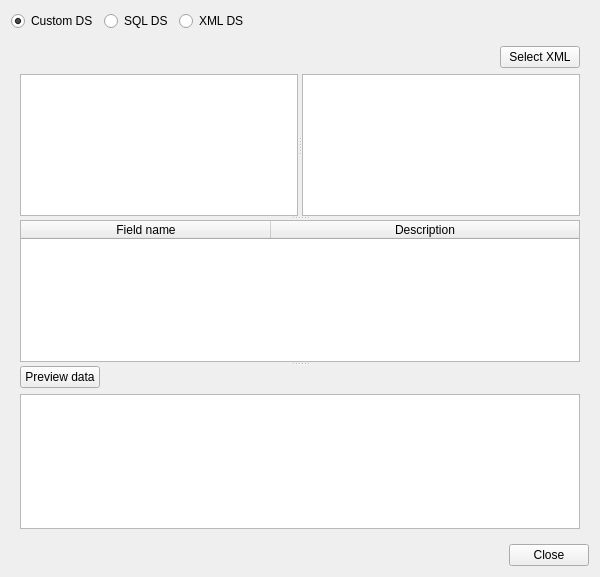
<?xml version="1.0" encoding="UTF-8"?>
<ui version="4.0">
 <class>SqlDesigner</class>
 <widget class="QWidget" name="SqlDesigner">
  <property name="geometry">
   <rect>
    <x>0</x>
    <y>0</y>
    <width>600</width>
    <height>577</height>
   </rect>
  </property>
  <property name="minimumSize">
   <size>
    <width>600</width>
    <height>0</height>
   </size>
  </property>
  <property name="maximumSize">
   <size>
    <width>600</width>
    <height>16777215</height>
   </size>
  </property>
  <property name="windowTitle">
   <string notr="true"/>
  </property>
  <layout class="QGridLayout" name="gridLayout">
   <item row="0" column="0">
    <layout class="QHBoxLayout" name="horizontalLayout_2">
     <item>
      <widget class="QRadioButton" name="rbCustom">
       <property name="text">
        <string>Custom DS</string>
       </property>
       <property name="checked">
        <bool>true</bool>
       </property>
      </widget>
     </item>
     <item>
      <widget class="QRadioButton" name="rbSql">
       <property name="text">
        <string>SQL DS</string>
       </property>
      </widget>
     </item>
     <item>
      <widget class="QRadioButton" name="rbXml">
       <property name="text">
        <string>XML DS</string>
       </property>
      </widget>
     </item>
     <item>
      <spacer name="horizontalSpacer_2">
       <property name="orientation">
        <enum>Qt::Horizontal</enum>
       </property>
       <property name="sizeHint" stdset="0">
        <size>
         <width>40</width>
         <height>20</height>
        </size>
       </property>
      </spacer>
     </item>
    </layout>
   </item>
   <item row="2" column="0">
    <layout class="QHBoxLayout" name="horizontalLayout">
     <item>
      <spacer name="horizontalSpacer">
       <property name="orientation">
        <enum>Qt::Horizontal</enum>
       </property>
       <property name="sizeHint" stdset="0">
        <size>
         <width>40</width>
         <height>20</height>
        </size>
       </property>
      </spacer>
     </item>
     <item>
      <widget class="QPushButton" name="btnClose">
       <property name="text">
        <string>Close</string>
       </property>
      </widget>
     </item>
    </layout>
   </item>
   <item row="1" column="0">
    <widget class="QStackedWidget" name="stackedWidget">
     <property name="currentIndex">
      <number>2</number>
     </property>
     <widget class="QWidget" name="page"/>
     <widget class="QWidget" name="page_2">
      <layout class="QVBoxLayout" name="verticalLayout_2">
       <item>
        <widget class="QGroupBox" name="groupBox">
         <property name="title">
          <string>Connection's parameters</string>
         </property>
         <layout class="QGridLayout" name="gridLayout_2">
          <item row="3" column="2">
           <widget class="QLineEdit" name="edtHost"/>
          </item>
          <item row="0" column="0">
           <widget class="QLabel" name="label_2">
            <property name="text">
             <string>Driver</string>
            </property>
           </widget>
          </item>
          <item row="1" column="2">
           <widget class="QLineEdit" name="edtConnectionCoding">
            <property name="text">
             <string>UTF8</string>
            </property>
           </widget>
          </item>
          <item row="2" column="2">
           <widget class="QLineEdit" name="edtDBName"/>
          </item>
          <item row="3" column="4">
           <widget class="QLineEdit" name="edtPassword"/>
          </item>
          <item row="1" column="3">
           <widget class="QLabel" name="label_9">
            <property name="text">
             <string>Charset coding</string>
            </property>
           </widget>
          </item>
          <item row="2" column="4">
           <widget class="QLineEdit" name="edtUserName"/>
          </item>
          <item row="3" column="3">
           <widget class="QLabel" name="label_6">
            <property name="text">
             <string>Password</string>
            </property>
           </widget>
          </item>
          <item row="0" column="1" colspan="2">
           <widget class="QComboBox" name="cmbType"/>
          </item>
          <item row="0" column="4">
           <widget class="QPushButton" name="btnCheck">
            <property name="text">
             <string>Check</string>
            </property>
           </widget>
          </item>
          <item row="0" column="3">
           <widget class="QLabel" name="label_7">
            <property name="text">
             <string>Connection</string>
            </property>
           </widget>
          </item>
          <item row="2" column="3">
           <widget class="QLabel" name="label_5">
            <property name="text">
             <string>User name</string>
            </property>
           </widget>
          </item>
          <item row="1" column="0">
           <widget class="QLabel" name="label_8">
            <property name="text">
             <string>Connection coding</string>
            </property>
           </widget>
          </item>
          <item row="3" column="0" colspan="2">
           <widget class="QLabel" name="label_4">
            <property name="text">
             <string>Host name</string>
            </property>
           </widget>
          </item>
          <item row="1" column="4">
           <widget class="QLineEdit" name="edtCharsetCoding">
            <property name="text">
             <string>UTF8</string>
            </property>
           </widget>
          </item>
          <item row="2" column="0">
           <widget class="QLabel" name="label_3">
            <property name="text">
             <string>DB name</string>
            </property>
           </widget>
          </item>
          <item row="4" column="0">
           <widget class="QLabel" name="label_11">
            <property name="text">
             <string>Connection name</string>
            </property>
           </widget>
          </item>
          <item row="4" column="3">
           <widget class="QLabel" name="label_10">
            <property name="text">
             <string>Port</string>
            </property>
           </widget>
          </item>
          <item row="4" column="2">
           <widget class="QLineEdit" name="edtConName"/>
          </item>
          <item row="4" column="4">
           <widget class="QLineEdit" name="edtPort"/>
          </item>
         </layout>
        </widget>
       </item>
       <item>
        <layout class="QHBoxLayout" name="horizontalLayout_3">
         <item>
          <widget class="QTreeWidget" name="tablesTree">
           <property name="maximumSize">
            <size>
             <width>110</width>
             <height>16777215</height>
            </size>
           </property>
           <property name="dragEnabled">
            <bool>true</bool>
           </property>
           <property name="dragDropMode">
            <enum>QAbstractItemView::DragOnly</enum>
           </property>
           <property name="rootIsDecorated">
            <bool>false</bool>
           </property>
           <attribute name="headerVisible">
            <bool>false</bool>
           </attribute>
           <column>
            <property name="text">
             <string notr="true">1</string>
            </property>
           </column>
          </widget>
         </item>
         <item>
          <layout class="QVBoxLayout" name="verticalLayout">
           <property name="spacing">
            <number>0</number>
           </property>
           <item>
            <widget class="QToolBar" name="widget">
             <property name="iconSize">
              <size>
               <width>16</width>
               <height>16</height>
              </size>
             </property>
             <property name="floatable">
              <bool>true</bool>
             </property>
             <addaction name="actClearDiagram"/>
             <addaction name="separator"/>
             <addaction name="actUndo"/>
             <addaction name="actRedo"/>
             <addaction name="actDelete"/>
             <addaction name="separator"/>
             <addaction name="actSelect"/>
             <addaction name="actAddRelationship"/>
            </widget>
           </item>
           <item>
            <widget class="QGraphicsView" name="graphicsView"/>
           </item>
          </layout>
         </item>
        </layout>
       </item>
       <item>
        <widget class="QLabel" name="label">
         <property name="text">
          <string>SQL query</string>
         </property>
        </widget>
       </item>
       <item>
        <widget class="QTextEdit" name="sqlEditor">
         <property name="maximumSize">
          <size>
           <width>16777215</width>
           <height>100</height>
          </size>
         </property>
        </widget>
       </item>
      </layout>
     </widget>
     <widget class="QWidget" name="page_3">
      <layout class="QVBoxLayout" name="verticalLayout_4">
       <item>
        <layout class="QHBoxLayout" name="horizontalLayout_4">
         <item>
          <spacer name="horizontalSpacer_3">
           <property name="orientation">
            <enum>Qt::Horizontal</enum>
           </property>
           <property name="sizeHint" stdset="0">
            <size>
             <width>40</width>
             <height>20</height>
            </size>
           </property>
          </spacer>
         </item>
         <item>
          <widget class="QPushButton" name="btnSelectXML">
           <property name="text">
            <string>Select XML</string>
           </property>
          </widget>
         </item>
        </layout>
       </item>
       <item>
        <widget class="QSplitter" name="splitter_2">
         <property name="orientation">
          <enum>Qt::Vertical</enum>
         </property>
         <widget class="QSplitter" name="splitter">
          <property name="orientation">
           <enum>Qt::Horizontal</enum>
          </property>
          <widget class="QPlainTextEdit" name="plainTextEdit"/>
          <widget class="QTreeView" name="xmlStructTree">
           <property name="editTriggers">
            <set>QAbstractItemView::NoEditTriggers</set>
           </property>
           <property name="dragEnabled">
            <bool>true</bool>
           </property>
           <property name="dragDropMode">
            <enum>QAbstractItemView::DragOnly</enum>
           </property>
           <property name="defaultDropAction">
            <enum>Qt::CopyAction</enum>
           </property>
          </widget>
         </widget>
         <widget class="QTableWidget" name="xmlFieldsTable">
          <property name="dragDropMode">
           <enum>QAbstractItemView::DropOnly</enum>
          </property>
          <property name="defaultDropAction">
           <enum>Qt::CopyAction</enum>
          </property>
          <attribute name="horizontalHeaderDefaultSectionSize">
           <number>250</number>
          </attribute>
          <attribute name="horizontalHeaderHighlightSections">
           <bool>false</bool>
          </attribute>
          <attribute name="horizontalHeaderMinimumSectionSize">
           <number>20</number>
          </attribute>
          <attribute name="horizontalHeaderStretchLastSection">
           <bool>true</bool>
          </attribute>
          <attribute name="verticalHeaderVisible">
           <bool>false</bool>
          </attribute>
          <attribute name="verticalHeaderDefaultSectionSize">
           <number>20</number>
          </attribute>
          <attribute name="verticalHeaderHighlightSections">
           <bool>false</bool>
          </attribute>
          <attribute name="verticalHeaderStretchLastSection">
           <bool>false</bool>
          </attribute>
          <column>
           <property name="text">
            <string>Field name</string>
           </property>
          </column>
          <column>
           <property name="text">
            <string>Description</string>
           </property>
          </column>
         </widget>
         <widget class="QWidget" name="layoutWidget">
          <layout class="QVBoxLayout" name="verticalLayout_3">
           <item>
            <layout class="QHBoxLayout" name="horizontalLayout_5">
             <item>
              <widget class="QPushButton" name="btnPreviewXMLData">
               <property name="text">
                <string>Preview data</string>
               </property>
              </widget>
             </item>
             <item>
              <spacer name="horizontalSpacer_4">
               <property name="orientation">
                <enum>Qt::Horizontal</enum>
               </property>
               <property name="sizeHint" stdset="0">
                <size>
                 <width>40</width>
                 <height>20</height>
                </size>
               </property>
              </spacer>
             </item>
            </layout>
           </item>
           <item>
            <widget class="QTableWidget" name="tableWidget"/>
           </item>
          </layout>
         </widget>
        </widget>
       </item>
      </layout>
     </widget>
    </widget>
   </item>
  </layout>
  <action name="actClearDiagram">
   <property name="icon">
    <iconset resource="images.qrc">
     <normaloff>:/new/prefix1/images/document-new.png</normaloff>:/new/prefix1/images/document-new.png</iconset>
   </property>
   <property name="text">
    <string>Clear diagram</string>
   </property>
   <property name="toolTip">
    <string>Clear diagram</string>
   </property>
  </action>
  <action name="actSelect">
   <property name="checkable">
    <bool>true</bool>
   </property>
   <property name="checked">
    <bool>true</bool>
   </property>
   <property name="icon">
    <iconset resource="images.qrc">
     <normaloff>:/new/prefix1/images/80-1.png</normaloff>:/new/prefix1/images/80-1.png</iconset>
   </property>
   <property name="text">
    <string>Select</string>
   </property>
   <property name="toolTip">
    <string>Select</string>
   </property>
  </action>
  <action name="actRedo">
   <property name="icon">
    <iconset resource="images.qrc">
     <normaloff>:/new/prefix1/images/edit-redo.png</normaloff>:/new/prefix1/images/edit-redo.png</iconset>
   </property>
   <property name="text">
    <string>Redo</string>
   </property>
   <property name="toolTip">
    <string>Redo</string>
   </property>
   <property name="shortcut">
    <string>Ctrl+Y</string>
   </property>
  </action>
  <action name="actUndo">
   <property name="icon">
    <iconset resource="images.qrc">
     <normaloff>:/new/prefix1/images/edit-undo.png</normaloff>:/new/prefix1/images/edit-undo.png</iconset>
   </property>
   <property name="text">
    <string>Undo</string>
   </property>
   <property name="toolTip">
    <string>Undo</string>
   </property>
   <property name="shortcut">
    <string>Ctrl+Z</string>
   </property>
  </action>
  <action name="actAddRelationship">
   <property name="checkable">
    <bool>true</bool>
   </property>
   <property name="icon">
    <iconset resource="images.qrc">
     <normaloff>:/new/prefix1/images/item-relationship.png</normaloff>:/new/prefix1/images/item-relationship.png</iconset>
   </property>
   <property name="text">
    <string>Add relationship</string>
   </property>
   <property name="toolTip">
    <string>Add relationship</string>
   </property>
  </action>
  <action name="actDelete">
   <property name="icon">
    <iconset resource="images.qrc">
     <normaloff>:/new/prefix1/images/delete.png</normaloff>:/new/prefix1/images/delete.png</iconset>
   </property>
   <property name="text">
    <string>Delete</string>
   </property>
   <property name="toolTip">
    <string>Delete</string>
   </property>
   <property name="shortcut">
    <string>Del</string>
   </property>
  </action>
 </widget>
 <tabstops>
  <tabstop>rbCustom</tabstop>
  <tabstop>rbSql</tabstop>
  <tabstop>cmbType</tabstop>
  <tabstop>btnCheck</tabstop>
  <tabstop>edtConnectionCoding</tabstop>
  <tabstop>edtCharsetCoding</tabstop>
  <tabstop>edtDBName</tabstop>
  <tabstop>edtUserName</tabstop>
  <tabstop>edtHost</tabstop>
  <tabstop>edtPassword</tabstop>
  <tabstop>tablesTree</tabstop>
  <tabstop>graphicsView</tabstop>
  <tabstop>sqlEditor</tabstop>
  <tabstop>btnClose</tabstop>
 </tabstops>
 <resources>
  <include location="images.qrc"/>
 </resources>
 <connections/>
</ui>
